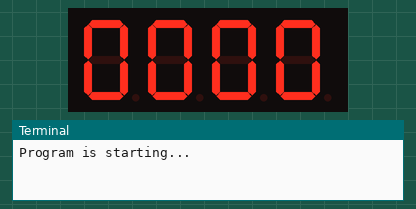
The program below on a simulated Raspberry Pi (BCM pin numbers). Shown: 4-digit seven-segment display, the last lines printed to the terminal. Threads take turns every 2 ms.

Above: at 0.1 s.
At 4.1 s:
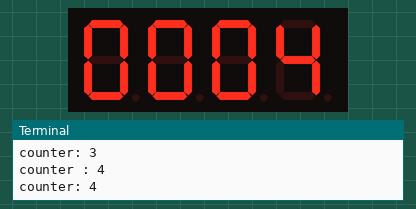
At 6.1 s:
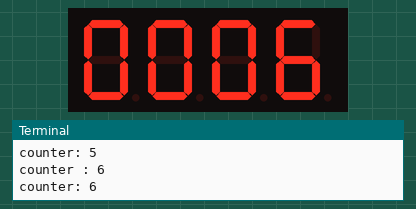
At 9.1 s:
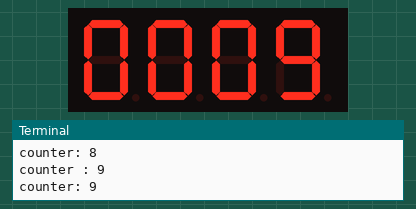
At 13.1 s:
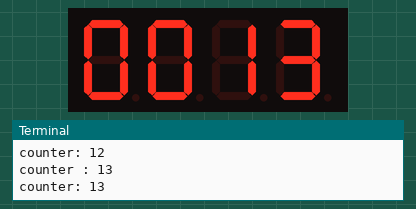
At 18.2 s:
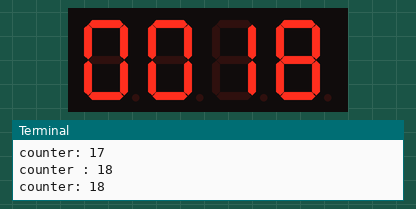

The program:

StopWatch3.py
```python
# Filename: StopWatch3.py
# Project: Freenove kit using pigpio C and Python library
# Description: control a 4-digit 7-segment display with a 74HC595 shift register
# Author: JudaV
# date: october 2024

import time
import threading
import pigpio

pi = pigpio.pi()

data_pin = 24  # connected to DS (14 on the IC)  - Serial data Input
latch_pin = 23  # connected to ST-CP (12 on the IC)  - Parallel update output:
#     when its electrical level is rising,
#     it will update the parallel data output.
clock_pin = 18  # connected to SH_CP (11 on the IC) - Serial shift clock: when its electrical level is
# rising, serial data input register will do a shift.
pins_to_shift = [data_pin, latch_pin, clock_pin]
digitPins = (17, 27, 22, 10)  # Define the pin of 7-segment display common end

LSBFIRST = 1
MSBFIRST = 2

# numbers zero to nine to be displayed
num = (0xC0, 0xF9, 0xA4, 0xB0, 0x99, 0x92, 0x82, 0xF8, 0x80, 0x90)

counter = 0  # Variable counter which will be dislayed by 7-segment display
t = 0  # define the Timer object


def setup():
    for pin in pins_to_shift:
        pi.set_mode(pin, pigpio.OUTPUT)
    for pin in digitPins:
        pi.set_mode(pin, pigpio.OUTPUT)


def shift_out(byte, order=MSBFIRST):  # default is MSBFIRST
    if order == MSBFIRST:  # default in this script
        for i in range(7, -1, -1):
            pi.write(clock_pin, 0)
            pi.write(
                data_pin, byte >> i & 1
            )  # rightshift value and bitmask 1 gives the last bit
            pi.write(clock_pin, 1)
    else:  #  LSBFIRST
        for i in range(0, 8):
            pi.write(clock_pin, 0)
            pi.write(
                data_pin, byte >> i & 1
            )  # rightshift value and bitmask 1 gives the last bit
            pi.write(clock_pin, 1)


def outData(data):  # function used to output data for 74HC595
    pi.write(latch_pin, 0)
    shift_out(data)
    pi.write(latch_pin, 1)


def selectDigit(digit):  # Open one of the 7-segment display and close the others
    if digit == 0:
        pi.write(digitPins[0], 0)
        for i in [1, 2, 3]:
            pi.write(digitPins[i], 1)
    elif digit == 1:
        pi.write(digitPins[1], 0)
        for i in [0, 2, 3]:
            pi.write(digitPins[i], 1)
    elif digit == 2:
        pi.write(digitPins[2], 0)
        for i in [0, 1, 3]:
            pi.write(digitPins[i], 1)
    else:
        pi.write(digitPins[3], 0)
        for i in [0, 1, 2]:
            pi.write(digitPins[i], 1)


def display(dec):  # display function for 7-segment display
    outData(0xFF)  # eliminate residual display
    selectDigit(3)  # Select the first, and display the single digit
    outData(num[dec % 10])
    time.sleep(0.0003)  # display duration
    outData(0xFF)
    selectDigit(2)  # Select the second, and display the tens digit
    outData(num[dec % 100 // 10])
    time.sleep(0.0003)
    outData(0xFF)
    selectDigit(1)  # Select the third, and display the hundreds digit
    outData(num[dec % 1000 // 100])
    time.sleep(0.0003)
    outData(0xFF)
    selectDigit(0)  # Select the fourth, and display the thousands digit
    outData(num[dec % 10000 // 1000])
    time.sleep(0.0003)


def timer():
    global counter
    global t
    t = threading.Timer(1.0, timer)  # reset time of timer to 1s
    t.start()  # Start timing
    counter += 1
    print(f"counter : {counter}")
    print("counter: %d" % counter)


def loop():
    global t
    global counter
    t = threading.Timer(1.0, timer)  # set the timer
    t.start()  # Start timing
    while True:
        display(counter)  # display the number counter


def clear_leds():
    """end the program with leds off: if the digitpins are low, leds will be off.
    for this the base in the PNP transistors are set to high: 1
    """
    for pin in digitPins:
        pi.write(pin, 1)


def destroy():
    global t
    t.cancel()
    clear_leds()
    pi.stop()
    print("\nprogram terminated\n")


if __name__ == "__main__":  # Program entrance
    print("Program is starting...")
    setup()
    try:
        loop()
    except KeyboardInterrupt:  # Press ctrl-c to end the program.
        print("keyboard interrupt")
    finally:
        destroy()
```

Measured:
- what the display in image 0 shows lasts 1.0 s, from 0.1 s to 1.1 s
